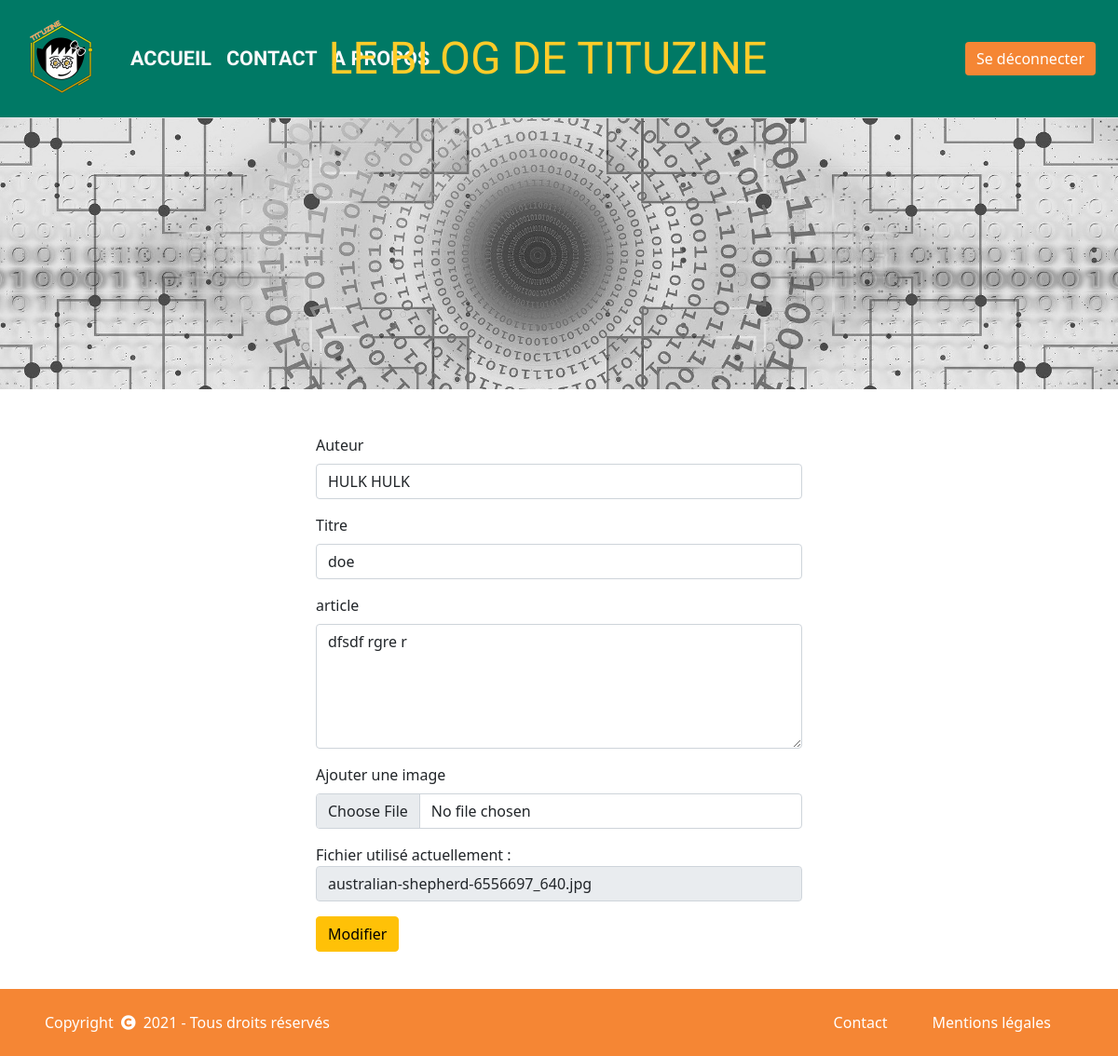
Page /index.php?action=postById&id=95 (signed in) on the committed database.
### tables this page shows
CREATE TABLE `posts` (
  `id` int(11) NOT NULL,
  `redactor` varchar(255) DEFAULT NULL,
  `title` varchar(255) NOT NULL,
  `content` text NOT NULL,
  `image` varchar(255) DEFAULT NULL,
  `creation_date` datetime NOT NULL DEFAULT current_timestamp()
);

### controllers/controller.php (called while the page is built, shortened)
<?php
require_once('models/PostManager.php');
function postById()
{
    $postManager = new PostManager();
    $post = $postManager->getPost($_GET['id']);
    require('views/admin/updatePostView.php');
}
function valid_data($data){
    $data = trim($data);
    $data = stripslashes($data);
    $data = htmlspecialchars($data);
    return $data;
}

### models/PostManager.php (called while the page is built, shortened)
<?php
class PostManager extends Manager
{
    public function getPost($postId)
    {
        $db = $this->dbConnect();
        $req = $db->prepare('SELECT id, redactor, title, content, image, DATE_FORMAT(creation_date, \'%d/%m/%Y à %Hh%i\') AS creation_date_fr FROM posts WHERE id = ?');
        $req->execute(array($postId));
        $post = $req->fetch();
        return $post;
    }
}
?>

### views/admin/updatePostView.php (the view, shortened to what this page needs)
<?php
if (isset($_SESSION['id']) AND isset($_SESSION['name']) AND $_SESSION['role'] == '1')
{ ?>
<div class="container w-50 mt-4">
    <form action="./index.php?action=modifyPost&id=<?= valid_data($post['id']);?>" method="post" enctype="multipart/form-data">
        <div>
            <label for="redactor" class="form-label">Auteur</label><br>
            <input type="text" id="redactor" name="redactor" value="<?= $post['redactor'] ?>" class="form-control mb-3">
        </div>
        <div>
            <label for="title" class="form-label">Titre</label><br>
            <input id="title" name="title" class="form-control mb-3" value="<?= $post['title'] ?>">
        </div>
        <div>
            <label for="content" class="form-label">article</label><br>
            <textarea id="content" name="content" class="form-control mb-3" rows="5"><?= valid_data($post['content']) ?></textarea>
        </div>
        <div class="mb-3">
            <label for="image" class="form-label">Ajouter une image</label>
            <input class="form-control mb-3" name="image" type="file" id="image">
        </div>
        <div class="mb-3">
            <label for="old_image">Fichier utilisé actuellement :</label>
            <textarea id="old_image" name="old_image" class="form-control mb-3" readonly rows="1"><?= valid_data($post['image']) ?></textarea>
        </div>
        <div>
            <input type="submit" name="submit" class="btn btn-warning mb-3" value="Modifier">
        </div>
    </form>
</div>
<?php require('./views/template.php'); ?>
<?php } else {
    echo "vous n'avez pas accès à cette page";
}?>

### public/css/style.css (style rules this page uses)
#old_image { resize: none; }

### rows in the picture
posts: redactor "HULK HULK", title "doe", content "dfsdf rgre r", old_image "australian-shepherd-6556697_640.jpg"
